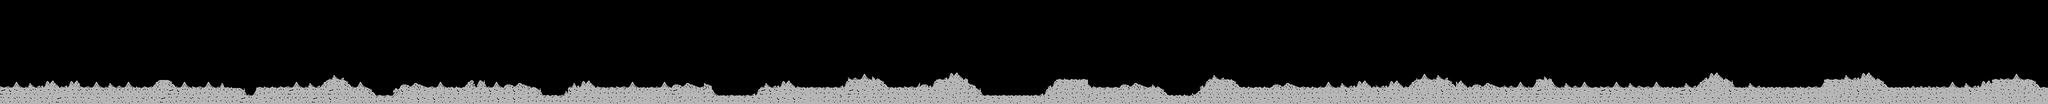

Tiled map render using the project's own tile images. Description and the map definition, with tile-layer contents summarised, below:
An orthogonal 256x13 tile map with 16x16 px tiles, 1 tile layer (Capa de patrones 1).

<map version="1.2" tiledversion="2019.12.11" orientation="orthogonal" renderorder="right-down" compressionlevel="0" width="256" height="13" tilewidth="16" tileheight="16" infinite="0" nextlayerid="2" nextobjectid="1">
 <tileset firstgid="1" source="tileset.tsx" />
 <layer id="1" name="Capa de patrones 1" width="256" height="13">
  <data>[3328 cells, 1024 non-empty, 32 distinct tile ids]</data>
 </layer>
</map>
